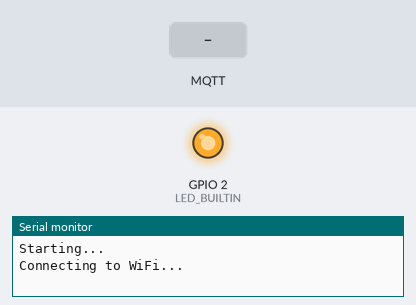
Recording of a sketch running on a simulated ESP32. Parts: output pins drawn as LEDs (lit = HIGH), the last lines printed to the serial monitor. The inputs (shaded band) are chosen by the test bench. WiFi joins after 1.5 s; servers stay silent unless stated; no MQTT or app messages arrive unless stated.

Above: at 0.1 s.
At 2.7 s:
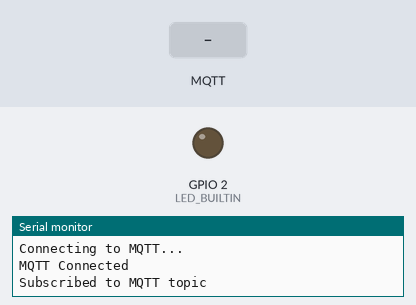
2.8 s: MQTT message "1" arrives on the first subscribed topic
5.0 s: MQTT message "on" arrives on the first subscribed topic
7.0 s: MQTT message "off" arrives on the first subscribed topic
Timing chart, 0 to 10.0 s (numbered marks = the images above; inputs shaded):
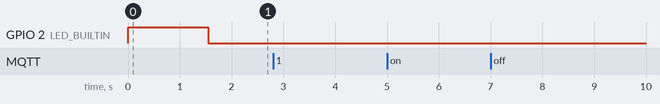

The sketch:

piriot.ino
```cpp
#include <WiFi.h>
#include <PubSubClient.h>

// WiFi Credentials
char ssid[] = "your_wifi_ssid";        // Enter your WiFi name
char password[] = "your_wifi_password"; // Enter WiFi password

// MQTT Broker
const char *mqtt_broker = "Broker.hivemq.com";
const char *topic = "motion";
const int mqtt_port = 1883;

WiFiClient espClient;
PubSubClient client(espClient);

void callback(char *topic, byte *payload, unsigned int length)
{
  Serial.println("Received message:");
  for (int i = 0; i < length; i++)
  {
    Serial.print((char)payload[i]);
  }
  Serial.println();
}

void setup()
{
  Serial.begin(19200);
  Serial.println("Starting...");

  pinMode(LED_BUILTIN, OUTPUT);
  digitalWrite(LED_BUILTIN, LOW);

  // Connecting to a WiFi network
  WiFi.begin(ssid, password);
  while (WiFi.status() != WL_CONNECTED)
  {
    digitalWrite(LED_BUILTIN, HIGH);
    Serial.println("Connecting to WiFi...");
    delay(500);
  }
  Serial.println("Connected to WiFi");
  digitalWrite(LED_BUILTIN, LOW);

  // Connecting to an MQTT broker
  client.setServer(mqtt_broker, mqtt_port);
  client.setCallback(callback);

  while (!client.connected())
  {
    digitalWrite(LED_BUILTIN, HIGH);
    Serial.println("Connecting to MQTT...");
    String client_id = "esp32-client-";
    uint8_t mac[6];
    WiFi.macAddress(mac);
    client_id += String(mac[5], HEX);
    client_id += String(mac[4], HEX);
    client_id += String(mac[3], HEX);
    client_id += String(mac[2], HEX);
    client_id += String(mac[1], HEX);
    client_id += String(mac[0], HEX);

    if (client.connect(client_id.c_str()))
    {
      Serial.println("MQTT Connected");
      digitalWrite(LED_BUILTIN, LOW);
    }
    else
    {
      Serial.print("MQTT connection failed with state ");
      Serial.println(client.state());
      delay(2000);
    }
  }

  // Subscribe to a MQTT topic
  client.subscribe(topic);
  Serial.println("Subscribed to MQTT topic");
}

void loop()
{
  client.loop();
  delay(2000);
}
```
